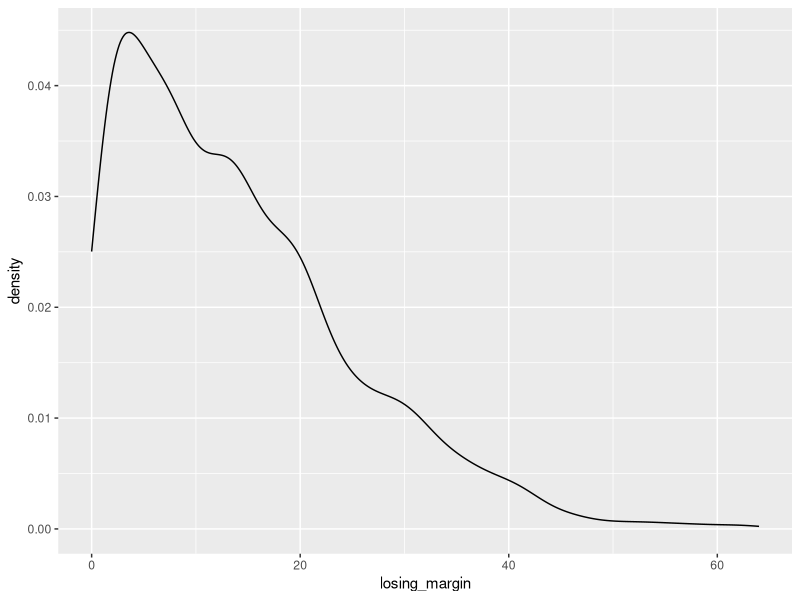
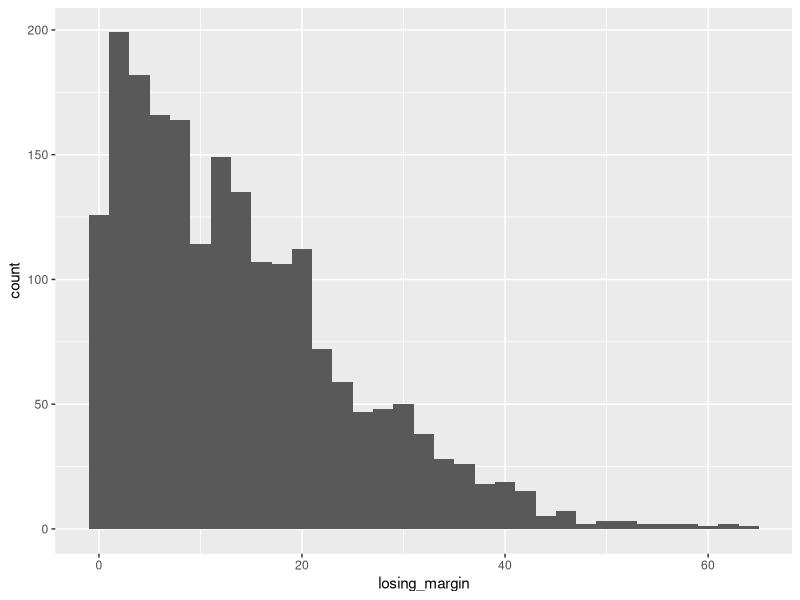
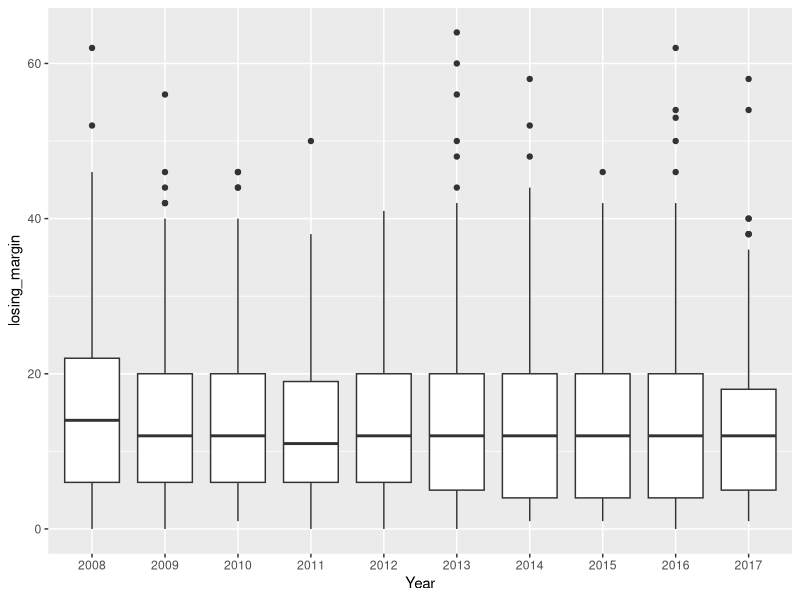
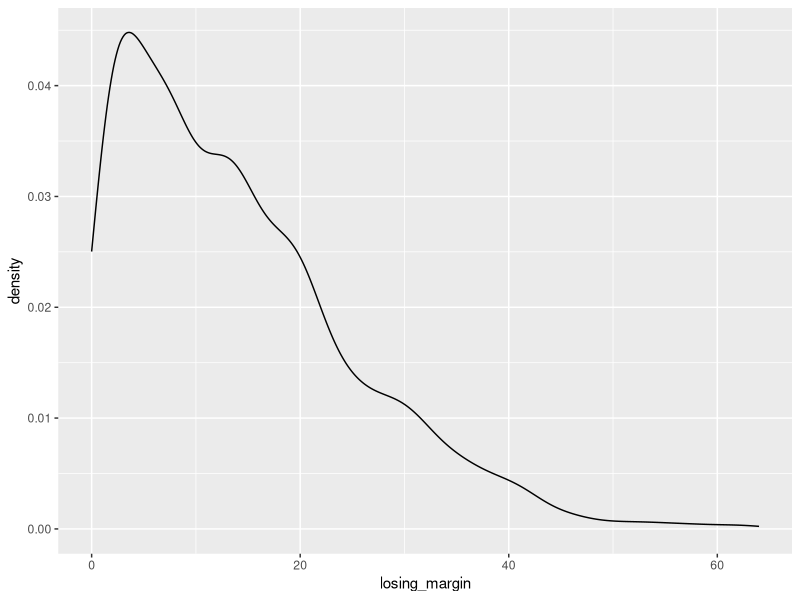
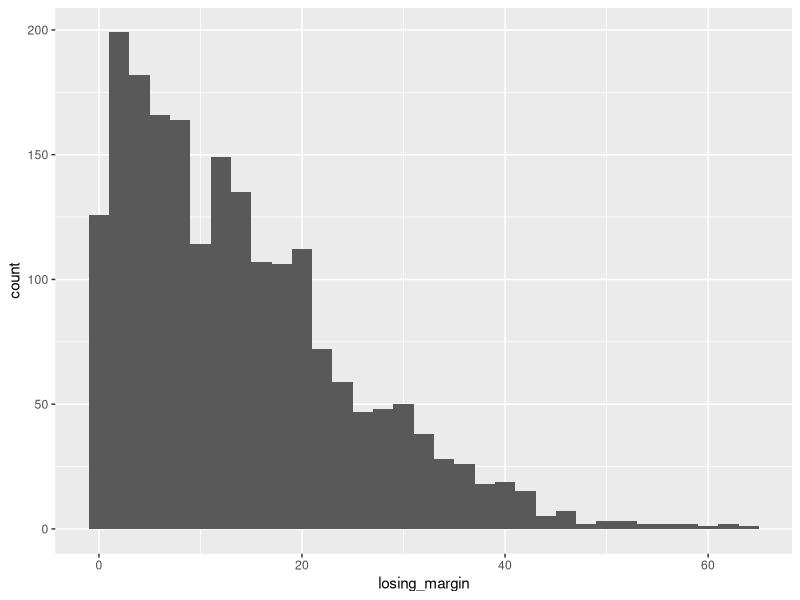
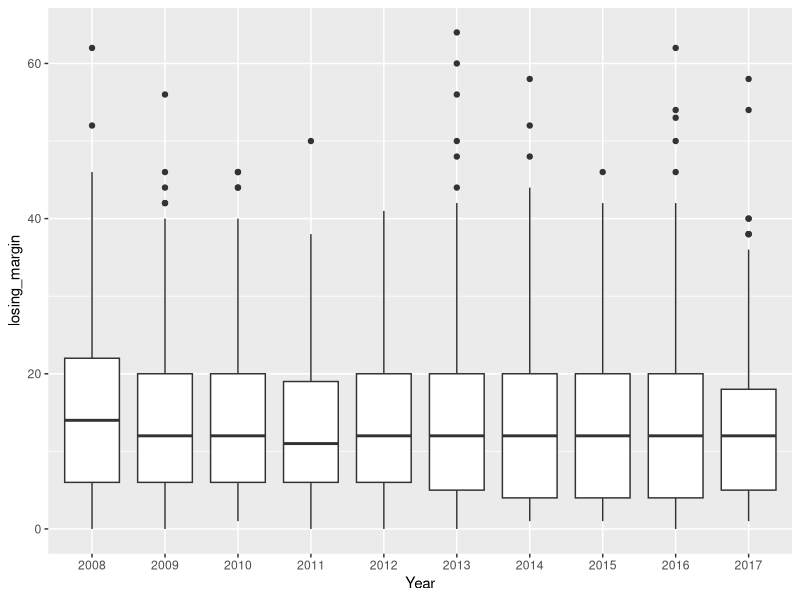

Source code (R) for these figures, in order:
library('ggplot2')

df <- read.csv('losing_margin.csv')

ggplot(df, aes(x = losing_margin)) +
    geom_density()
ggsave('losing_margin_density.pdf')

ggplot(df, aes(x = losing_margin)) +
    geom_histogram(binwidth = 2 )
ggsave('losing_margin_hist.pdf')

df$Year <- as.factor(df$Year)
ggplot(df, aes(x = Year, y = losing_margin)) +
    geom_boxplot()
ggsave('losing_margin_ByYear.pdf')
